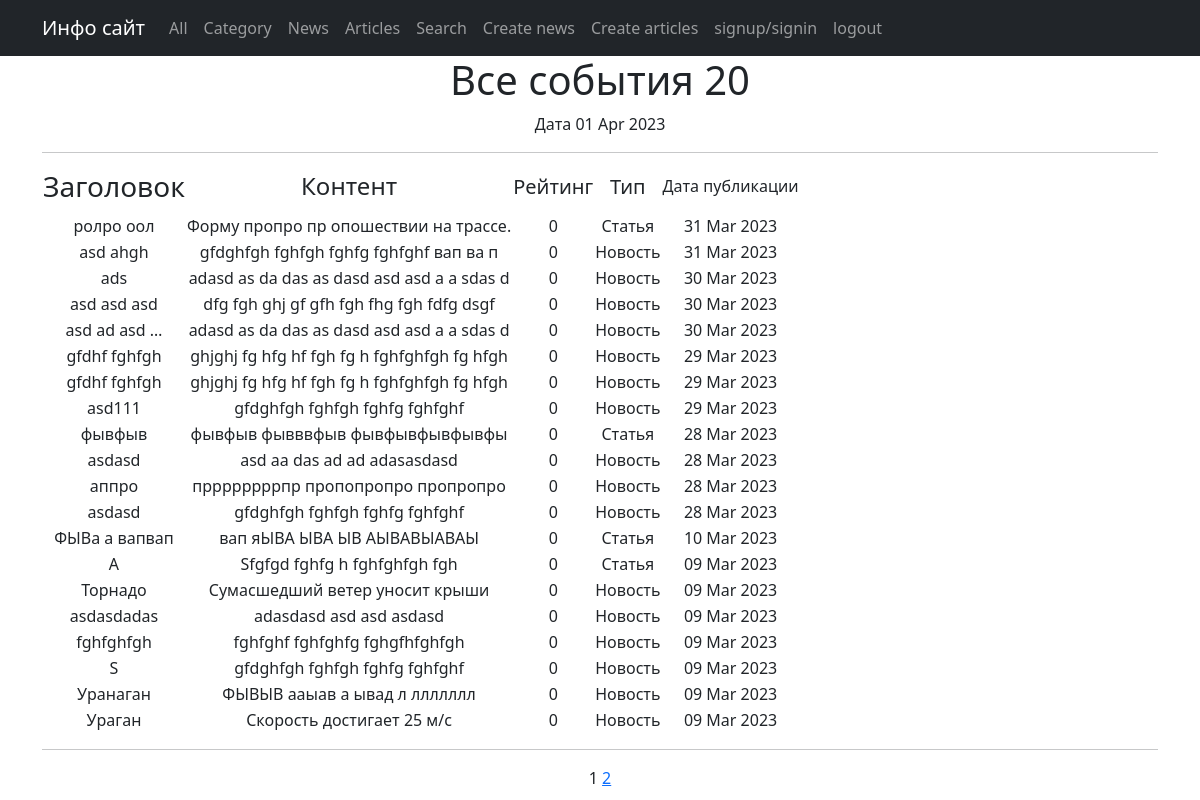
The app's page /posts/, older data.
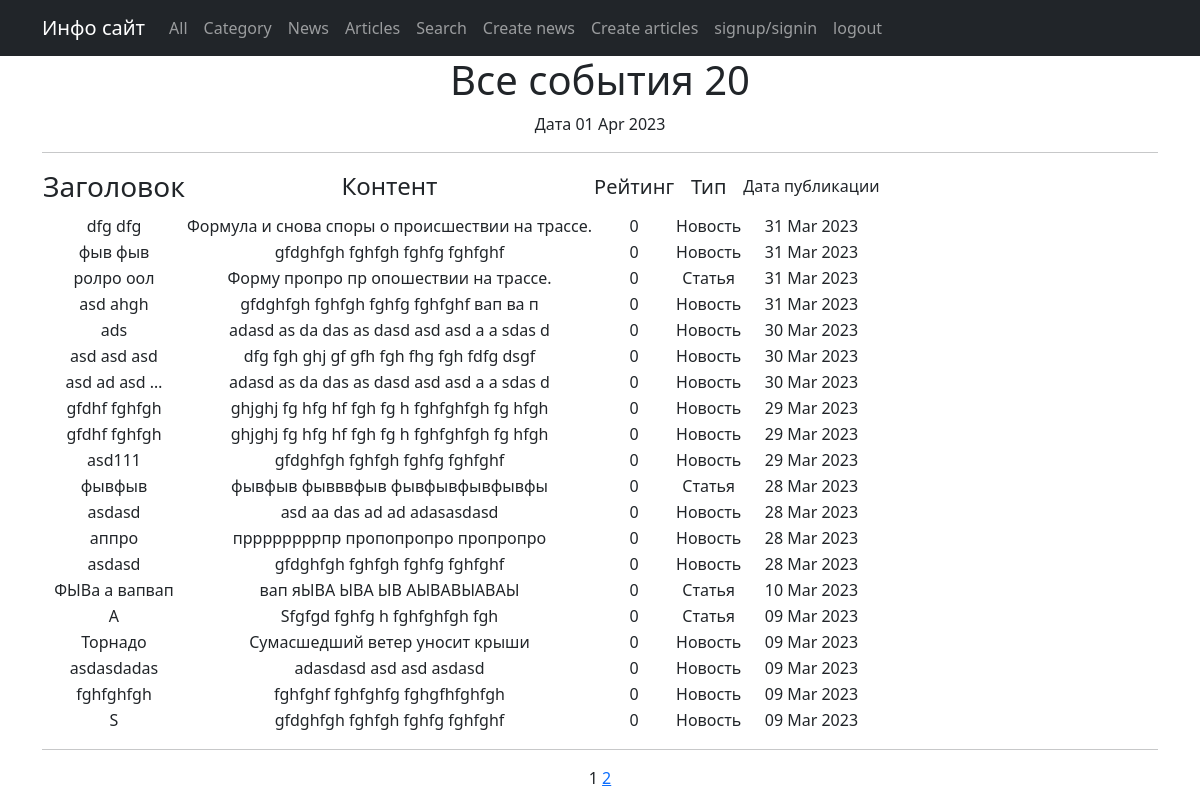
The same page, newer data.
### posts/models.py (models this page shows, shortened)
class Post(models.Model):
    article = 'ARTI'
    news = 'NEWS'
    POST_TYPE = [
        (article, 'Статья'),
        (news, 'Новость')
    ]
    author = models.ForeignKey(Author, on_delete=models.CASCADE)
    types = models.CharField(max_length=4, choices=POST_TYPE, default=news)
    time_date = models.DateTimeField(auto_now_add=True)
    category = models.ManyToManyField(Category, through='PostCategory')
    title = models.CharField(max_length=255, blank=False)
    content = models.TextField(blank=False)
    rating = models.IntegerField(default=0)

### posts/views.py (the view)
# urls.py: path('', PostList.as_view(), name='post_list'),
class PostList(ListView):
    model = Post
    ordering = '-time_date'
    template_name = 'posts.html'
    context_object_name = 'posts'
    paginate_by = 20
    def get_context_data(self, **kwargs):
        context = super().get_context_data(**kwargs)
        context['num_of_posts'] = len(Post.objects.filter())
        return context

### posts/templatetags/custom_filters.py (called while the page is built)
@register.filter()
def censor(value):
    new_list = list(value.split())
    if isinstance(value, str):
        for i in range(len(new_list)):
            if new_list[i].lower() in censor_list:
                s = new_list[i]
                new_list[i] = s[:2] + '*' * (len(s) - 2)
        return ' '.join(new_list)
    else:
        raise TypeError('Объект не является строкой')

### posts/templatetags/custom_tags.py (called while the page is built)
@register.simple_tag()
def current_time(format_string='%b %d %Y'):
    return datetime.utcnow().strftime(format_string)

### templates/posts.html (shortened to what this page needs)
{% extends 'flatpages/default.html' %}
{% load custom_filters %}
{% load custom_tags %}
{% block content %}
<h1>Все события {{ posts|length }} </h1>
Дата {% current_time '%d %b %Y' %}
<hr>
    {% if posts %}
        <table>
            <tr>
                <td><h3>Заголовок</h3></td>
                <td><h4>Контент</h4></td>
                <td><h5>Рейтинг</h5></td>
                <td><h5>Тип</h5></td>
                <td><h6>Дата публикации</h6></td>
            </tr>
            {% for post in posts %}
            <tr>
                <td>{{ post.title|truncatewords:3|censor }}</td>
                <td>{{ post.content|truncatewords:20|censor }}</td>
                <td>{{ post.rating }}</td>
                <td>{{ post.get_types_display }}</td>
                <td>{{ post.time_date|date:'d M Y' }}</td>
            </tr>
            {% endfor %}
        </table>
    {% else %}
        <h2>Новостей нет!</h2>
    {% endif %}
    <hr>
    {{ page_obj.number }}
    {% if page_obj.has_next %}
        <a href="?page={{ page_obj.next_page_number }}">{{ page_obj.next_page_number }}</a>
    {% endif %}
{% endblock content %}

Row changes from the older to the newer data that the page shows:
no longer on this page (row unchanged): Post: title|censor "Уранаган", content|censor "ФЫВЫВ ааыав а ывад л ллллллл", rating "0", types "Новость", time_date "09 Mar 2023"
no longer on this page (row unchanged): Post: title|censor "Ураган", content|censor "Скорость достигает 25 м/с", rating "0", types "Новость", time_date "09 Mar 2023"
added Post: title|censor "dfg dfg", content|censor "Формула и снова споры о происшествии на трассе.", rating "0", types "Новость", time_date "31 Mar 2023"
added Post: title|censor "фыв фыв", content|censor "gfdghfgh fghfgh fghfg fghfghf", rating "0", types "Новость", time_date "31 Mar 2023"
